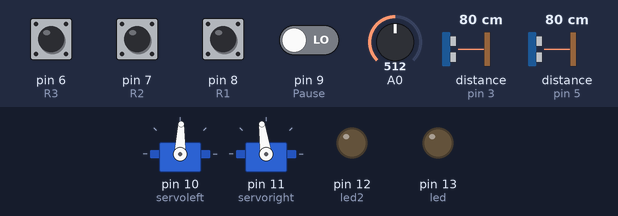
Recording of a sketch running on a simulated Arduino Uno, built with avr-gcc and run on an emulated ATmega328P. On the bench: 2 × servo, output pins drawn as LEDs (lit = HIGH). The inputs (shaded band) are chosen by the test bench; at power-on: pin 6 (R3), pin 7 (R2), pin 8 (R1) HIGH, pin 9 (Pause) LOW, A0 = 512, distance to the obstacle (sensors on pin 3, pin 5) 80 cm. The echo pulse lasts 58.3 µs per cm; what the sketch prints to the serial monitor is not drawn.

Above: at 1.2 s.
1.3 s: A0 set to 566
2.8 s: A0 set to 593
At 3.9 s:
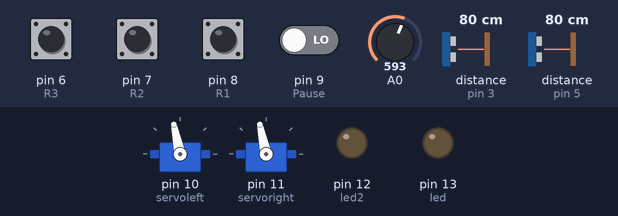
5.8 s: distance to the obstacle (sensor on pin 3) set to 120 cm
11.8 s: distance to the obstacle (sensor on pin 3) set to 2 cm
14.8 s: distance to the obstacle (sensor on pin 3) set to 250 cm
Timing chart, 0 to 18.8 s (numbered marks = the images above; inputs shaded):
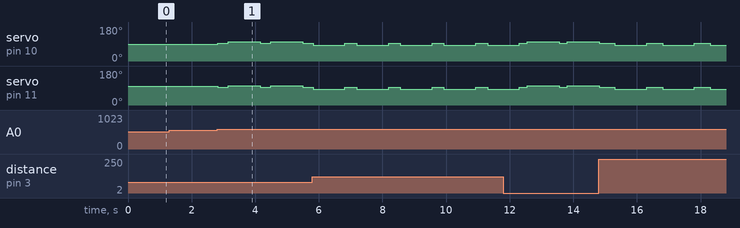

Measured:
- the behaviour switches between 578 and 579 on A0 (found by bisection; images 0 and 1)
- after the input at 1.3 s, every drawn part: stays the same
- after the input at 2.8 s, servo on pin 10 (servoleft), servo on pin 11 (servoright): alternates 102° for 1.0 s and 93° for 0.33 s, starting at once

The sketch:

Main.ino
```cpp
/* Main Code for Maze Solver

    A module addon for the Boe-Bot using ultrasonic and IR distance sensors to auto solve a maze

*/

#include <Servo.h> // Library to Control the Motors


#include <hcsr04.h> // Including Library for Easy Ultrasonic Sensor Activation

/*
    To use the ultrasonic library you first need to define an US entity

        HCSR04 <Name of Variable>(Trigger Pin, Echo Pin, MinRange, MaxRange);

    Then you have access to sub functions, to get the distance in millimetres do:

        <Name of Variable>.distanceInMillimeters();

    This will return the distance in mm as an int if its over the max range it will output -1

*/

#include <Wire.h> // For I2C
#include <math.h> // For Maths

// All for mag acc
#include <LSM303.h>
#include <math.h>


// Connected Devices
//      Define the pins of any connected devices below

// Creating the Left Ultrasonic Sensor entity (Trigger Pin, Echo Pin, MinRange, MaxRange)
HCSR04 USL(2, 3, 10, 100); // Range doesn't need to bigger than this as the robot is about 15cm wide and the maze 22cm

// Creating the right Ultrasonic Sensor entity
HCSR04 USR(4, 5, 10, 100);

// Creating the accell and mag A4 and A5
LSM303 compass;

// Creating the Servo entities - Will be attached to the pins 11 and 10 in setup()
Servo servoleft;
Servo servoright;

// Adding The LED's
int led = 13; // Right
int led2 = 12; // Left

// Pause Switch
int Pause = 9;

// Run Switch's Default High, Low when Active
int R1 = 8;
int R2 = 7;
int R3 = 6;


// Global Variables
//      Define any global variables you need here
// Array of 100 chars to store the directions the robot takes on each runs
/*
    Future Ajay here :  The stuff below is no longer used as described.
                        New Use = After each turn, the number in the nodes variable increases
                        During run 3 the program looks at which one has less nodes (i.e less turns) and takes that
                        this longer requires logging the turns and solving so is faster, albeit simple.
                        Not deleting anything as that will probably mess things beyond my understanding up.
*/
struct runs{
    char turns[100];  // e.g
    bool valid;      //      turns[100] = {'l', 'r', 'r', 'l','e', 'e', 'e'}
    int t_loc;      // l/r for left/right and e for end/null
    int nodes;  // Number of turns taken
}; // Valid gets set to true after the run is complete and t-loc is the location of the T junction in the run array

runs run[2]; // Need two instances as we need to collect data for 2 runs

// Run selector dictates what run the robot is doing. Will be controlled by an external 3-pole switch attached to the Uno
boolean runselect[2] = {false,false}; // Check the updateRunSelect() function for more info


void setup(){

    // Starting the Serial Port
    Serial.begin(9600);

    // Resetting the stored runs
    clearruns();

    // Attaching pins to the servo
    servoleft.attach(10);
    servoright.attach(11);

    // Starting the mag accl
    Wire.begin();
    compass.init();
    compass.enableDefault();

    // Setting Up The Run Switch
    pinMode(R1,INPUT_PULLUP);
    pinMode(R2,INPUT_PULLUP);
    pinMode(R3,INPUT_PULLUP);

    // Setting Up The Pause Switch
    pinMode(Pause, INPUT);

    // Setting up the LED's
    pinMode(led, OUTPUT);
    pinMode(led2, OUTPUT);

    // Making sure the boebot doesn't accidently move without the pause switch command
    boebot_stop();

}

void loop() {

    // When pause switch is low, the boebot will start to operate
    while (PauseActive() == false)
    {
        updateRunSelect();  // Checks what run we're on currently
        solvemaze();        // Starts the maze solver
    }

}

// Takes an average of 15 values from the sensor to combat inaccuracies
// Takes the sensor required and returns the average value in mm
// Future Ajay here :   pretty sure none of this code is used, taking and average
//                      took too long and wasn't needed. Too scared to delete though.
// 0 = front, 1 = left, 2 = right
int boebot_sensor(int sensor){

    // Variable to store the total (Gets reset on each call)
    int total = 0;

    // Switch statement to pick which sensor to ping
    // 0 = Front; 1 = Left; 2 = Right; any other will return an error code of -1
    switch (sensor)
    {
    case 0: // Front Sensor

        // Summing up 15 values
        for (int i = 0; i < 15; i++)
        {
            // Pulsing the US Sensor and adding it to the current total
            total = IRSensorDistance() + total;
            delay(5); // Delay to not overload the module
        }

        // Getting the average
        total = total/15;

        // Returning the ans
        return total;
        break;

    case 1: // Left Sensor

        // Summing up 15 values
        for (int i = 0; i < 15; i++)
        {
            // Pulsing the US Sensor and adding it to the current total
            total = USL.distanceInMillimeters() + total;
            delay(5); // Delay to not overload the module
        }

        // Getting the average
        total = total/15;

        // Returning the ans
        return total;
        break;

    case 2: // Right Sensor

        // Summing up 15 values
        for (int i = 0; i < 15; i++)
        {
            // Pulsing the US Sensor and adding it to the current total
            total = USR.distanceInMillimeters() + total;
            delay(5); // Delay to not overload the module
        }

        // Getting the average
        total = total/15;

        // Returning the ans
        return total;
        break;

    default:
        return -1;
        break;
    }

}

// Moves the boebot forward
void boebot_move_forwards(){
    servoleft.writeMicroseconds(1450);
    servoright.writeMicroseconds(1550);
    return;
}

// Moves the boebot backward
void boebot_move_backwards(){
    servoleft.writeMicroseconds(1700);
    servoright.writeMicroseconds(1300);
    return;
}

// Turns the boebot left then stops
void boebot_turn_left(){
    servoleft.writeMicroseconds(1400);
    servoright.writeMicroseconds(1400);
    delay(550);
    boebot_stop();
}

// Turns the boebot right
void boebot_turn_right(){
    servoleft.writeMicroseconds(1590);
    servoright.writeMicroseconds(1590);
    delay(550);
    boebot_stop();

}

// Turns the robot 180 in the right direction
void boebot_turn_180R(){
    servoleft.writeMicroseconds(1600);
    servoright.writeMicroseconds(1600);
    delay(1000);
    boebot_stop();

}

// Turns the robot 180 in the left direction
void boebot_turn_180L(){
    servoleft.writeMicroseconds(1400);
    servoright.writeMicroseconds(1400);
    delay(1000);
    boebot_stop();

}

// Stops the Boebot
void boebot_stop(){
    servoleft.writeMicroseconds(1500);
    servoright.writeMicroseconds(1500);
    return;
}

// An overall function that will run the solving used to determine which algorithm to use
// If the user wants to make a change this is where they can uses a different algorithm
void solvemaze(){
    if ( runselect[1] == false && runselect[0] == true) // If the runsel == 01 i.e run 1
    {
        lefthandrule(); // Goes left at the T-junction
    }
    else if ( runselect[1] == true && runselect[0] == false) // If the runsel == 11 i.e run 2
    {
        righthandrule(); // Goes right at the T-junction
    }
    else
    {
        FloodFill(); // Checks which is faster
    }
    return;

}

// Function to set-up default vales and clear any stored data in the 3 runs
void clearruns(){
    for (int i = 0; i < 2; i++) // for each run
    {
        run[i].t_loc = -1; // Setting an inaccessible value for the T-location
        run[i].valid = false; // Setting the run to be invalid

        for (int j = 0; j < 100; j++) // for each 100 turns in each run
        {
            run[i].turns[j] = 'e'; // Setting all the turns to be invalid to start with
        }

    }

    run[0].nodes = 0; // setting the number of turns to to 0 in run 1
    run[1].nodes = 0; // setting the number of turns to to 0 in run 2

}

// When run it will update the global runselect variable and print which run is active
// Checks what run we're on so the right algorithm is used
void updateRunSelect(){

    // Gets the state of the pins by doing a digital read
    int R1_s = digitalRead(R1);
    int R2_s = digitalRead(R2);
    int R3_s = digitalRead(R3);

    if (R1_s == 0)
    {
        runselect[0] = true;
        runselect[1] = false;
        Serial.println("RUN 1");
    }
    else if (R2_s == 0)
    {
        runselect[0] = false;
        runselect[1] = true;
        Serial.println("RUN 2");
    }
    else if (R3_s == 0)
    {
        runselect[0] = true;
        runselect[1] = true;
        Serial.println("RUN 3");
    }
    else
    {
        runselect[0] = false;
        runselect[1] = false;
        Serial.println("ERROR : RUN SWITCH ISSUE");
    }
}

// Checks if the pause switch is high and returns true/false
boolean PauseActive(){

    // Checks the pause state
    int Pause_S = digitalRead(Pause);

    // Returns a true/false depending on the pause switch.
    switch (Pause_S)
    {
    case 1:
        //Serial.println("PAUSED");
        boebot_stop();
        return true;
        break;

    default:
        return false;
        break;
    }
}

// Variable to keep track of what turn was done previously.
// This way we know which way to turn if we need to turn 180.
int LastTurn = 0;

// Function to run the left hand rule.
void lefthandrule(){

    // Checks if the front is blocked by something
    if (IsFrontBlocked() == true)
    {
        int node = AvailableTurns(); // Checks what turn we have available
        int left = USL.distanceInMillimeters();     // Future Ajay here :   These are definitely not used,
        int right = USR.distanceInMillimeters();    //                      Still too scared to remove, just in case
        LightLED(node); // Lights up the LED's that correspond to the turn
        run[0].nodes = run[0].nodes + 1; // Adds one to the number of turns

        // Turns in the direction that is available to it
        switch (node)
        {
        case 1: // Left turn only
            boebot_turn_left();     // turns left
            LastTurn = 1;           // sets last turn to left
            break;
        case 2: // right turn only
            boebot_turn_right();    // turns right
            LastTurn = 2;           // sets last turn to right
            break;
        case 3: // T-junction
            boebot_turn_left();     // turns left
            LastTurn = 1;           // sets last turn to left
            break;
        default: // dead-end
            deadend();              // Runs the dead end logic
            break;
        }
    }
    else
    {
        return; // Returns back if the front is not blocked
    }
}

// Checks if the front is blocked. If the front is blocked it returns TRUE
boolean IsFrontBlocked(){
    int newdis = IRSensorDistance();
    // Checks if something is blocking the front sensor
    if(newdis > 45)
    {
        boebot_move_forwards(); // Sets the robot to go forwards
        follow_wall();          // Wall alignment algorithm
        return false;

    }
    else // Default action is to stop, so it fails to safe
    {
        boebot_stop(); // Stops if the front is blocked
        return true;
    }
}

// Returns the distance sensed by the IR module in MM
int IRSensorDistance(){
    float volts = analogRead(A0)*0.00048828125;
    int distance = 13*pow(volts, -1);
    return distance;
}

// Function the checks what turns are available and returns a number
// 0 = no turns, 1 = left turn only, 2 = right turn only, 3 = T junction
int AvailableTurns(){
    int left = boebot_sensor(1); // get the left distance
    int right = boebot_sensor(2); // get the right distance

    /*Serial.print("Left Sensor = ");
    Serial.print(left);
    Serial.print("right Sensor = ");
    Serial.println(right);*/

    if (left == -1 && right == -1) // T junction
    {
        return 3;
    }
    else if (0 < left && left <= 90 && right == -1) // only right
    {
        return 2;
    }
    else if (0 < right && right <= 90 && left == -1) // only left
    {
        return 1;
    }
    else
    {
        return 0; // dead end
    }
}

// Lights up the LED's depending on an input
// 0 = no light, 1 = Left LED, 2 = Right LED, 3 = Both LED
void LightLED(int node){
    switch (node)
    {
    case 0:
        digitalWrite(led, LOW);
        digitalWrite(led2, LOW);
        break;
    case 1:
        digitalWrite(led, LOW);
        digitalWrite(led2, HIGH);
        break;
    case 2:
        digitalWrite(led, HIGH);
        digitalWrite(led2, LOW);
        break;
    case 3:
        digitalWrite(led, HIGH);
        digitalWrite(led2, HIGH);
        break;
    default:
        break;
    }
}

// Uses the magnetometer to return the current angle in degrees it is facing.
// Remember angles are measured counter-clockwise
// Future Ajay here :   Have fun rewriting this :))))
double GetCurrentAngle(){

    compass.read();
    double Xm_off, Ym_off, Zm_off, Xm_cal, Ym_cal, Zm_cal, ang, rot;

    double bias[3] = {-16.48888442, -4612.45717444, -18753.61679190}; // Bias vales for mag XYZ
    double soft_hard_iron[3][3] = {{0.85159519, -0.00879306, 0.00461787},
                                   {-0.00879306, 0.82597649, -0.00896044},
                                   {0.00461787, -0.00896044, 0.91744137}};

    Xm_off = compass.m.x*(100000.0/1100.0) - bias[0]; //X-axis combined bias (Non calibrated data - bias)
    Ym_off = compass.m.y*(100000.0/1100.0) - bias[1]; //Y-axis combined bias (Default: subtracting bias)
    Zm_off = compass.m.z*(100000.0/980.0 ) - bias[2]; //Z-axis combined bias

    Xm_cal =  soft_hard_iron[0][0]*Xm_off + soft_hard_iron[0][1]*Ym_off + soft_hard_iron[0][2]*Zm_off; //X-axis correction for combined scale factors (Default: positive factors)
    Ym_cal =  soft_hard_iron[1][0]*Xm_off + soft_hard_iron[1][1]*Ym_off + soft_hard_iron[1][2]*Zm_off; //Y-axis correction for combined scale factors
    Zm_cal =  soft_hard_iron[2][0]*Xm_off + soft_hard_iron[2][1]*Ym_off + soft_hard_iron[2][2]*Zm_off; //Z-axis correction for combined scale factors


    ang = atan2(Ym_cal,Xm_cal);
    rot = ((ang/M_PI)*180);

    if(ang < 0)
    {
        rot = (180+rot)+180;
    }

    return rot;

}


// Function that looks at the distances output by the US sensors and decides what direction to move.
void follow_wall(){
    int left = USL.distanceInMillimeters(); // gets the left distance without delays
    int right = USR.distanceInMillimeters();// gets the right distance without delays
    int delayt = 30; // Variable to set the length of time the robot turns away from the walls
    //boebot_move_forwards();
    if (left == -1 && right == -1) // Stops the robot when the sensors are erroring out, can happen
    {                              // if the distance it too far or in a dead end / when there is only one wall etc
        //boebot_move_forwards();
        boebot_stop();
    }
    else if (left == -1) // If the left is erroring, we check the right
    {
        if (right < 55) // if the right is too close to the wall we move to the left for a small amount of time
        {
            //Serial.println("Need to turn Left");
            servoleft.writeMicroseconds(1400);
            servoright.writeMicroseconds(1400);
            delay(delayt);
        }
        else
        {
            //boebot_move_forwards();
        }

    }
    else if (right == -1) // If the right is erroring, we check the left
    {
        if (left < 55) // if the left is too close to the wall we move to the right for a small amount of time
        {
            //Serial.println("Need to Turn Right");
            servoleft.writeMicroseconds(1590);
            servoright.writeMicroseconds(1590);
            delay(delayt);
        }
        else
        {
            //boebot_move_forwards();
        }

    }
    else // If we can get readings from both sensors :
    {
        if (right < left) // if we are closer to the right than the left -> turn left
        {
            //Serial.println("Need to turn Left");
            servoleft.writeMicroseconds(1400);
            servoright.writeMicroseconds(1400);
            delay(delayt);
        }
        else if(left < right) // if we are closer to the left than the right -> turn right
        {
            //Serial.println("Need to Turn Right");
            servoleft.writeMicroseconds(1590);
            servoright.writeMicroseconds(1590);
            delay(delayt);
        }
        else
        {
            //Serial.println("We are good to GO");
            //boebot_move_forwards();
        }
    }

    boebot_move_forwards(); // Sets the robot to go forwards once the corrections are made
}


// Future Ajay here :   This function can be binned
void testing(){
    while (PauseActive() == false)
    {
        Serial.print("Left Sensor = ");
        Serial.print(boebot_sensor(1));
        Serial.print(" Front Sensor = ");
        Serial.print(boebot_sensor(0));
        Serial.print(" Right Sensor = ");
        Serial.print(boebot_sensor(2));
        Serial.print(" Angle = ");
        Serial.println(GetCurrentAngle());
        boebot_move_forwards();
        delay(100);
        boebot_stop();
    }
}


// Dead end logic, turns 180 left or right depending on the previous turn
void deadend(){

    if (LastTurn == 1) // if the last turn was left -> turn right
    {
        boebot_turn_180R();
    }
    else if (LastTurn == 2) // if the last turn was right -> turn left
    {
        boebot_turn_180L();
    }
    else // Check where we have space
    {
        int left = USL.distanceInMillimeters();
        int right = USR.distanceInMillimeters();
        if (left>right)
        {
            boebot_turn_180L();
        }
        else
        {
            boebot_turn_180R();
        }


    }
}


// Same as lefthandrule() but right, sooo complex I know!
void righthandrule(){
    if (IsFrontBlocked() == true)
    {
        int node = AvailableTurns();
        int left = USL.distanceInMillimeters();
        int right = USR.distanceInMillimeters();
        run[1].nodes = run[1].nodes + 1;
        LightLED(node);
        switch (node)
        {
        case 1:
            boebot_turn_left();
            LastTurn = 1;
            break;
        case 2:
            boebot_turn_right();
            LastTurn = 2;
            break;
        case 3:
            boebot_turn_right();
            LastTurn = 2;
            break;
        default:
            deadend();
            break;
        }
    }
    else
    {
        return;
    }
}


// Checks which of the two runs have more "nodes" (turns) and takes the one with less turns.
void FloodFill(){

    if (run[1].nodes>run[0].nodes)
    {
        lefthandrule();
    }
    else
    {
        righthandrule();
    }
}
```
